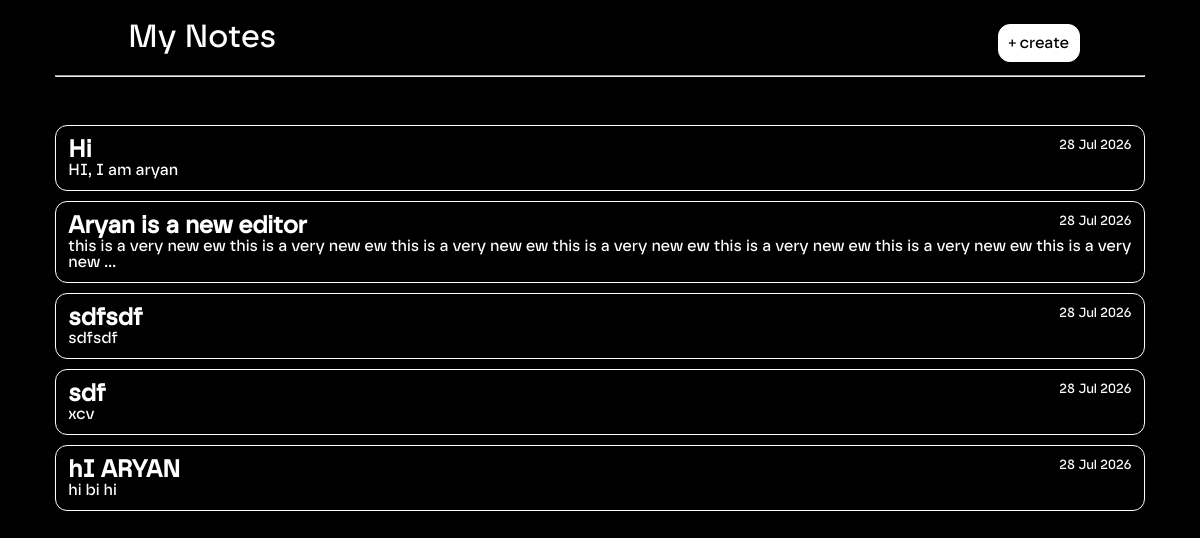
Page / (signed in) on the earlier database version.
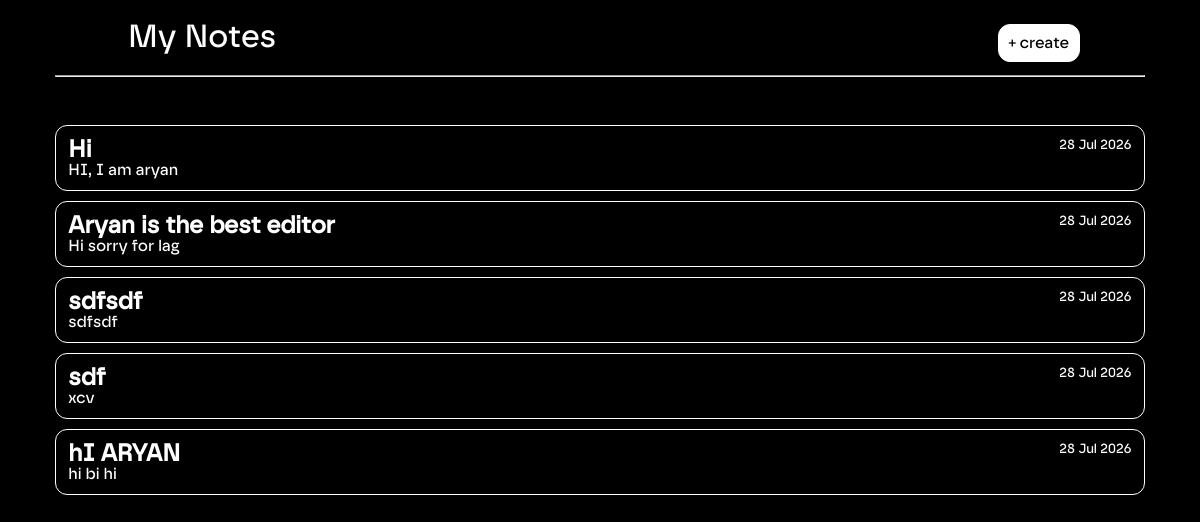
Same page on the later database version.
### app.py (models this page shows)
class Note(db.Model):
    id = db.Column(db.Integer, primary_key=True)
    title = db.Column(
        db.String(100),
        nullable=False
    )
    content = db.Column(
        db.Text,
        nullable=False
    )
    created_at = db.Column(
        db.DateTime,
        default=datetime.utcnow
    )
    user_id = db.Column(
        db.Integer,
        nullable=False
    )

### app.py (the view)
@app.route("/")
@login_required
def home():
    notes = Note.query.filter_by(
        user_id=current_user.id
    ).order_by(
        Note.created_at.desc()
    ).all()
    return render_template(
        "index.html",
        notes=notes
    )

### app.py (called while the page is built)
@login_manager.user_loader
def load_user(user_id):
    return User.query.get(int(user_id))

### templates/index.html (shortened to what this page needs)
<!DOCTYPE html>
<html lang="en">
<head>
    <link rel="stylesheet"
    href="{{ url_for('static', filename='index.css') }}">
</head>
<body>
<div class="main">
    <header>
        <h1 >&nbsp;&nbsp;&nbsp;&nbsp;&nbsp;&nbsp;&nbsp;&nbsp;&nbsp;My Notes</h1>
        <hr id="hr" >
        <div class="top-right">
            <a href="/new" id="new-note">
                <p id="new" >+ create</p>
            </a>
        </div>
    </header>
    {% if notes %}
        <div class="notes-grid">
        {% for note in notes %}
            <a
            class="note-card"
            href="{{ url_for('view_note', id=note.id) }}">
                <div class="tit">
                    <h2>
                        {{ note.title }}
                    </h2>
                    <small>
                        {{ note.created_at.strftime("%d %b %Y") }}
                    </small>
                </div>
                <p>
                    {{ note.content[:150] }}
                    {% if note.content|length > 150 %}
                        ...
                    {% endif %}
                </p>
            </a>
        {% endfor %}
        </div>
    {% endif %}
</body>
</body>
</html>

### static/index.css (style rules this page uses)
.main { margin-left: 4%; margin-right: 4%; }
body { background-color: black; color: white; }
h1, p { font-family: safiro; font-weight: 1; }
#new-note { color: white; text-decoration: none; }
#new { border: 1px solid white; display: inline-block; padding: 10px; border-radius: 12px; color: black; background-color: white; position: fixed; top: 1vh; right: 10vw; }
.note-card { position: relative; z-index: 1; }
#hr { margin-bottom: 6vh; }
.note-card { color: white; text-decoration: none; display: inline-block; display: flex; flex-direction: column; border: 1px solid white; padding: 12px; margin-bottom: 10px; border-radius: 12px; transition: 0.2s; }
a { font-family: safiro; }
.note-card h2, .note-card p, .note-card small { margin: 0; }
.tit { display: flex; justify-content: space-between; }

Differences in the rows shown:
changed Note: title "Aryan is a new editor" → "Aryan is the best editor"; content "this is a very new ew this is a very new ew this is a very new ew this is a very new ew this is a very new ew this is a very new ew this is a very new" → "Hi sorry for lag"; no longer shows "..."
